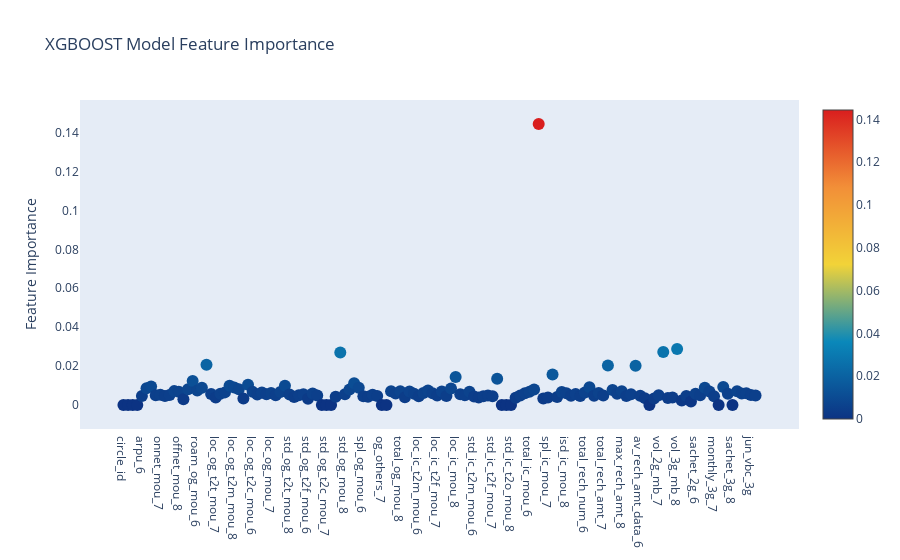

Notebook cell for this chart:
### Code cell
# Scatter plot 
trace = go.Scatter(
    y = xgb_cfl.feature_importances_,
    x = X_test.columns.values,
    mode='markers',
    marker=dict(
        sizemode = 'diameter',
        sizeref = 1.3,
        size = 12,
        color = xgb_cfl.feature_importances_,
        colorscale='Portland',
        showscale=True
    ),
    text = X_test.columns.values
)
data = [trace]

layout= go.Layout(
    autosize= True,
    title= 'XGBOOST Model Feature Importance',
    hovermode= 'closest',
     xaxis= dict(
         ticklen= 5,
         showgrid=False,
        zeroline=False,
        showline=False
     ),
    yaxis=dict(
        title= 'Feature Importance',
        showgrid=False,
        zeroline=False,
        ticklen= 5,
        gridwidth= 2
    ),
    showlegend= False
)
fig = go.Figure(data=data, layout=layout)
py.iplot(fig,filename='scatter')

### Figure 1 — Plotly figure (JSON) as saved in the notebook; plotly's stock layout.template omitted (floating-point values rounded to 4 significant figures; data arrays with more than 128 entries replaced by an {"elided": "..."} marker saying what was removed)
{"data": [{"marker": {"color": {"elided": "138 float values"}, "colorscale": [[0, "rgb(12,51,131)"], [0.25, "rgb(10,136,186)"], [0.5, "rgb(242,211,56)"], [0.75, "rgb(242,143,56)"], [1, "rgb(217,30,30)"]], "showscale": true, "size": 12, "sizemode": "diameter", "sizeref": 1.3}, "mode": "markers", "text": {"elided": "138 str values"}, "type": "scatter", "x": {"elided": "138 str values"}, "y": {"elided": "138 float values"}}], "layout": {"autosize": true, "hovermode": "closest", "showlegend": false, "title": {"text": "XGBOOST Model Feature Importance"}, "xaxis": {"showgrid": false, "showline": false, "ticklen": 5, "zeroline": false}, "yaxis": {"gridwidth": 2, "showgrid": false, "ticklen": 5, "title": {"text": "Feature Importance"}, "zeroline": false}}}
